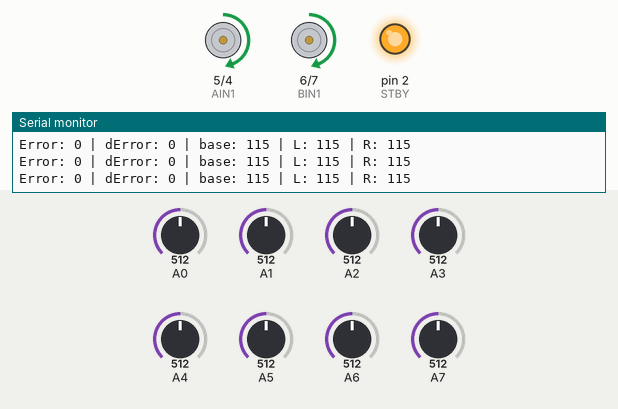
A program run on a simulated Arduino Uno, built with avr-gcc and run on an emulated ATmega328P. Shown: motor-driver pin pairs drawn as motors (green arrow = first pin HIGH = forward, orange = second pin HIGH = backward, longer = more drive, scaled by the enable pin, stopped while the standby pin is LOW), output pins drawn as LEDs (lit = HIGH), the last lines printed to the serial monitor. The inputs (shaded band) are chosen by the test bench; at power-on: A0 = 512, A1 = 512, A6 = 512, A7 = 512, A5 = 512, A2 = 512, A3 = 512, A4 = 512.

Above: at 7.2 s.
7.3 s: A0 set to 524
At 8.6 s:
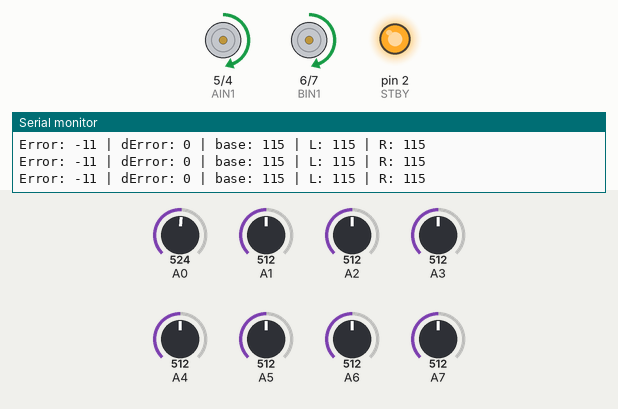
10.3 s: A1 set to 519
At 11.3 s:
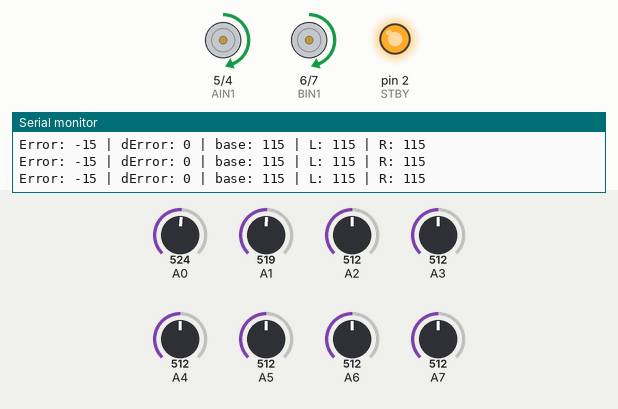
13.3 s: A6 set to 528
16.3 s: A7 set to 306
At 17.5 s:
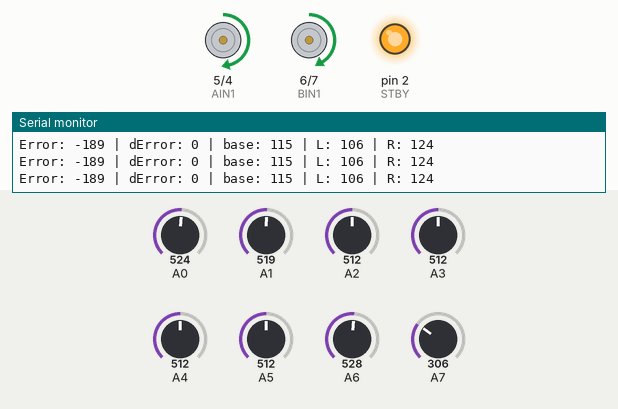
17.8 s: A5 set to 910
At 18.2 s:
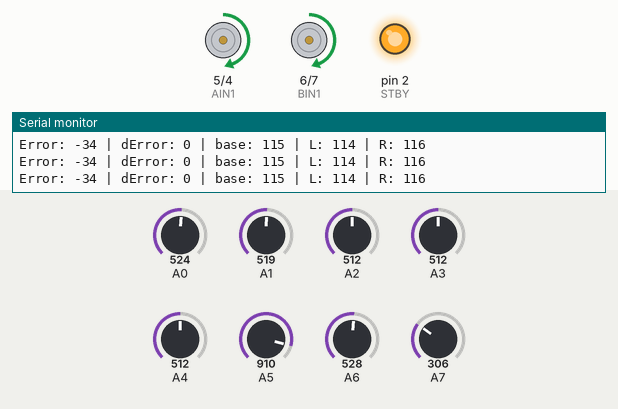
19.3 s: A0 set to 90
At 20.0 s:
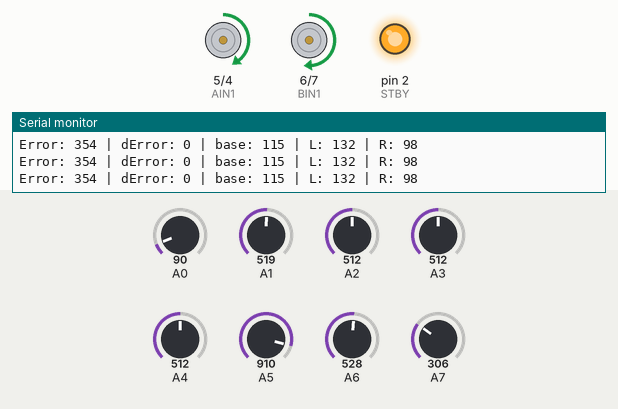
Timing chart, 0 to 21.9 s (numbered marks = the images above; inputs shaded):
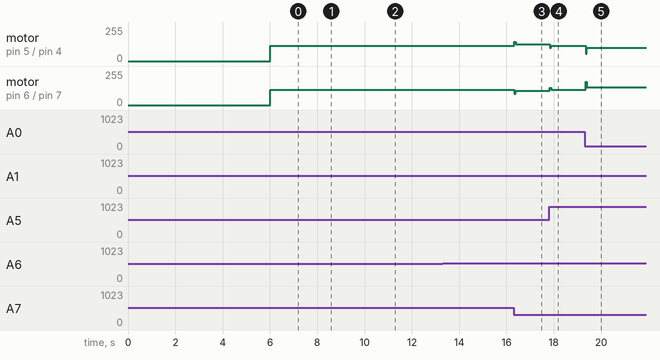

The program:

main.cpp
```cpp
#include <Arduino.h>
#include <QTRSensors.h>

// --- QTR Setup ---
QTRSensors qtr;
const uint8_t SENSOR_COUNT = 8;
uint16_t sensorValues[SENSOR_COUNT];

// --- Motor Pins (TB6612) ---
int PWMA = 3;
int AIN1 = 5;
int AIN2 = 4;
int PWMB = 9;
int BIN1 = 6;
int BIN2 = 7;
int STBY = 2;

// --- PID Values ---
float Kp = 0.05;   // your working Kp value
float Kd = 0.11;    // start here, tune upward
int baseSpeed = 115;
const uint16_t LARGE_ERROR_THRESHOLD = 1500;
const int largeErrorSlowdown = 35;
const uint16_t SHARP_TURN_THRESHOLD = 900;
const int sharpTurnSlowSpeed = -50;
const int sharpTurnFastSpeed = 70;
const unsigned long SHARP_TURN_LOCK_MS = 600;

int lockedTurnDirection = 0; // -1 = left, 1 = right, 0 = no locked turn
unsigned long lockedTurnUntil = 0;

// --- D needs last error ---
int lastError = 0;

void setup() {
  Serial.begin(9600);

  pinMode(PWMA, OUTPUT);
  pinMode(AIN1, OUTPUT);
  pinMode(AIN2, OUTPUT);
  pinMode(PWMB, OUTPUT);
  pinMode(BIN1, OUTPUT);
  pinMode(BIN2, OUTPUT);
  pinMode(STBY, OUTPUT);
  digitalWrite(STBY, HIGH);

  qtr.setTypeAnalog();
  qtr.setSensorPins((const uint8_t[]){A0,A1,A2,A3,A4,A5,A6,A7}, SENSOR_COUNT);

  Serial.println("Calibrating...");
  for (int i = 0; i < 100; i++) {
    qtr.calibrate();
    delay(25);
  }
  Serial.println("Done! Starting in 2 seconds...");
  delay(1000);
}

void moveForward(int leftSpeed, int rightSpeed) {
  int leftPwm = constrain(abs(leftSpeed), -255, 255);
  int rightPwm = constrain(abs(rightSpeed), -255, 255);

  // Left motor (B)
  digitalWrite(BIN1, leftSpeed >= 0 ? HIGH : LOW);
  digitalWrite(BIN2, leftSpeed >= 0 ? LOW : HIGH);
  analogWrite(PWMB, leftPwm);

  // Right motor (A)
  digitalWrite(AIN1, rightSpeed >= 0 ? HIGH : LOW);
  digitalWrite(AIN2, rightSpeed >= 0 ? LOW : HIGH);
  analogWrite(PWMA, rightPwm);
}

void runLockedTurn(int error) {
  if (lockedTurnDirection == -1) {
    moveForward(sharpTurnSlowSpeed, sharpTurnFastSpeed);
    Serial.print("Locked LEFT | Error: "); Serial.println(error);
  } else {
    moveForward(sharpTurnFastSpeed, sharpTurnSlowSpeed);
    Serial.print("Locked RIGHT | Error: "); Serial.println(error);
  }

  lastError = error;
}

void loop() {
  // 1. Read position and calculate error
  uint16_t position = qtr.readLineBlack(sensorValues);
  int error = (int)position - 3500;
  bool leftThreeOnLine = sensorValues[0] > SHARP_TURN_THRESHOLD &&
                         sensorValues[1] > SHARP_TURN_THRESHOLD &&
                         sensorValues[2] > SHARP_TURN_THRESHOLD;
  bool rightThreeOnLine = sensorValues[5] > SHARP_TURN_THRESHOLD &&
                          sensorValues[6] > SHARP_TURN_THRESHOLD &&
                          sensorValues[7] > SHARP_TURN_THRESHOLD;
  bool leftSixOnLine = sensorValues[0] > SHARP_TURN_THRESHOLD &&
                       sensorValues[1] > SHARP_TURN_THRESHOLD &&
                       sensorValues[2] > SHARP_TURN_THRESHOLD &&
                       sensorValues[3] > SHARP_TURN_THRESHOLD &&
                       sensorValues[4] > SHARP_TURN_THRESHOLD &&
                       sensorValues[5] > SHARP_TURN_THRESHOLD &&
                       sensorValues[7] < SHARP_TURN_THRESHOLD;
  bool rightSixOnLine = sensorValues[2] > SHARP_TURN_THRESHOLD &&
                        sensorValues[3] > SHARP_TURN_THRESHOLD &&
                        sensorValues[4] > SHARP_TURN_THRESHOLD &&
                        sensorValues[5] > SHARP_TURN_THRESHOLD &&
                        sensorValues[6] > SHARP_TURN_THRESHOLD &&
                        sensorValues[7] > SHARP_TURN_THRESHOLD &&
                        sensorValues[0] < SHARP_TURN_THRESHOLD;

  if (lockedTurnDirection != 0) {
    if (millis() < lockedTurnUntil) {
      runLockedTurn(error);
      return;
    }

    lockedTurnDirection = 0;
  }

  // Sharp turn logic: outer 3 sensors detect a clear left/right turn.
  // If both sides are black, treat it like a wide line/intersection and use normal PD.
  if (leftSixOnLine && !rightThreeOnLine) {
    lockedTurnDirection = -1;
    lockedTurnUntil = millis() + SHARP_TURN_LOCK_MS;
  } else if (rightSixOnLine && !leftThreeOnLine) {
    lockedTurnDirection = 1;
    lockedTurnUntil = millis() + SHARP_TURN_LOCK_MS;
  }

  if (lockedTurnDirection != 0) {
    runLockedTurn(error);
    return;
  }

  if (leftThreeOnLine && !rightThreeOnLine) {
    moveForward(sharpTurnSlowSpeed, sharpTurnFastSpeed);
    lastError = error;

    Serial.print("Sharp LEFT | S0: "); Serial.print(sensorValues[0]);
    Serial.print(" S1: "); Serial.print(sensorValues[1]);
    Serial.print(" S2: "); Serial.print(sensorValues[2]);
    Serial.print(" | Error: "); Serial.println(error);
    return;
  }

  if (rightThreeOnLine && !leftThreeOnLine) {
    moveForward(sharpTurnFastSpeed, sharpTurnSlowSpeed);
    lastError = error;

    Serial.print("Sharp RIGHT | S5: "); Serial.print(sensorValues[5]);
    Serial.print(" S6: "); Serial.print(sensorValues[6]);
    Serial.print(" S7: "); Serial.print(sensorValues[7]);
    Serial.print(" | Error: "); Serial.println(error);
    return;
  }

  // 2. D — how fast is error changing
  int dError = error - lastError;

  // 3. PD correction
  int correction = (Kp * error) + (Kd * dError);

  // 4. Slightly lower speed during bigger errors for smoother turns.
  int activeBaseSpeed = baseSpeed;
  if (abs(error) > LARGE_ERROR_THRESHOLD) {
    activeBaseSpeed = baseSpeed - largeErrorSlowdown;
  }

  // 5. Apply to motors
  int leftSpeed  = constrain(activeBaseSpeed + correction, 0, 255);
  int rightSpeed = constrain(activeBaseSpeed - correction, 0, 255);

  moveForward(leftSpeed, rightSpeed);

  // 6. Save error for next loop
  lastError = error;

  // 7. Debug
  Serial.print("Error: "); Serial.print(error);
  Serial.print(" | dError: "); Serial.print(dError);
  Serial.print(" | base: "); Serial.print(activeBaseSpeed);
  Serial.print(" | L: "); Serial.print(leftSpeed);
  Serial.print(" | R: "); Serial.println(rightSpeed);
}
```

Measured:
- after the input at 7.3 s, motor on pin 5 (AIN1) / pin 4 (AIN2): forward 115/255 → forward 116/255 after 0.05 s, → forward 115/255 0.06 s later; motor on pin 6 (BIN1) / pin 7 (BIN2): forward 115/255 → forward 114/255 after 0.05 s, → forward 115/255 0.06 s later
- after the input at 10.3 s, motor on pin 5 (AIN1) / pin 4 (AIN2): forward 115/255 → forward 116/255 at once, → forward 115/255 0.06 s later; motor on pin 6 (BIN1) / pin 7 (BIN2): forward 115/255 → forward 114/255 at once, → forward 115/255 0.06 s later
- after the input at 16.3 s, motor on pin 5 (AIN1) / pin 4 (AIN2): forward 115/255 → forward 124/255 at once; motor on pin 6 (BIN1) / pin 7 (BIN2): forward 115/255 → forward 106/255 at once
- after the input at 17.8 s, motor on pin 5 (AIN1) / pin 4 (AIN2): forward 124/255 → forward 116/255 at once; motor on pin 6 (BIN1) / pin 7 (BIN2): forward 106/255 → forward 114/255 at once
- after the input at 19.3 s, motor on pin 5 (AIN1) / pin 4 (AIN2): forward 116/255 → forward 98/255 after 0.05 s; motor on pin 6 (BIN1) / pin 7 (BIN2): forward 114/255 → forward 132/255 at once
